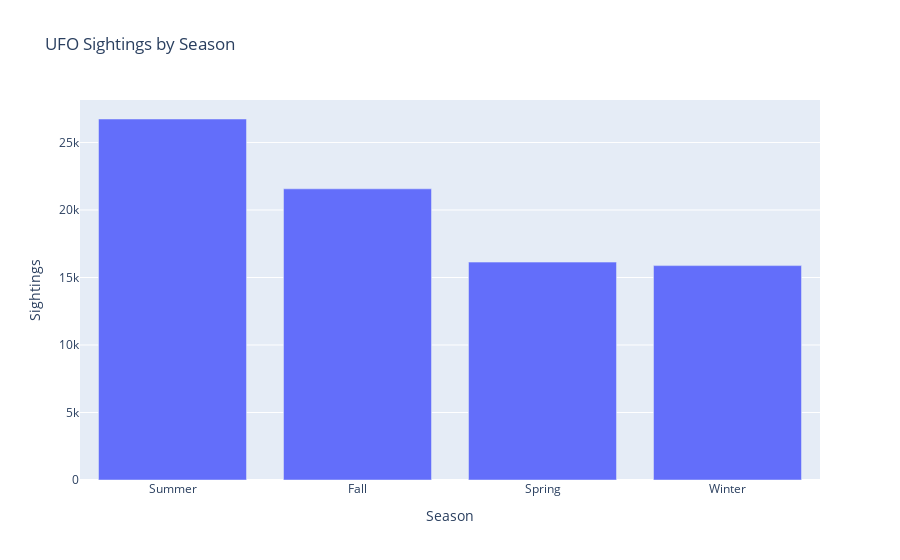

The cell this chart's notebook holds for it:
### Code cell
# Create a function to map months to seasons
def get_season(month):
    if month in range(3, 6):
        return 'Spring'
    elif month in range(6, 9):
        return 'Summer'
    elif month in range(9, 12):
        return 'Fall'
    else:
        return 'Winter'

# Apply the function to the 'datetime' column to get the season
ufo_df['season'] = ufo_df['datetime'].dt.month.apply(get_season)

# Calculate the count of sightings for each season
seasonal_counts = ufo_df['season'].value_counts()

# Create a DataFrame with the season and sightings count
df_seasonal_counts = pd.DataFrame({'Season': seasonal_counts.index, 'Sightings': seasonal_counts.values})

# Create the bar plot using Plotly
fig = px.bar(df_seasonal_counts, x='Season', y='Sightings', title='UFO Sightings by Season')
fig.update_layout(xaxis=dict(title='Season'), yaxis=dict(title='Sightings'))

# Show the interactive plot
fig.show()

### Figure 1 — Plotly figure (JSON) as saved in the notebook; plotly's stock layout.template omitted (floating-point values rounded to 4 significant figures)
{"data": [{"alignmentgroup": "True", "hovertemplate": "Season=%{x}<br>Sightings=%{y}<extra></extra>", "legendgroup": "", "marker": {"color": "#636efa", "pattern": {"shape": ""}}, "name": "", "offsetgroup": "", "orientation": "v", "showlegend": false, "textposition": "auto", "type": "bar", "x": ["Summer", "Fall", "Spring", "Winter"], "xaxis": "x", "y": [26742, 21569, 16140, 15881], "yaxis": "y"}], "layout": {"barmode": "relative", "legend": {"tracegroupgap": 0}, "title": {"text": "UFO Sightings by Season"}, "xaxis": {"anchor": "y", "domain": [0, 1], "title": {"text": "Season"}}, "yaxis": {"anchor": "x", "domain": [0, 1], "title": {"text": "Sightings"}}}}
